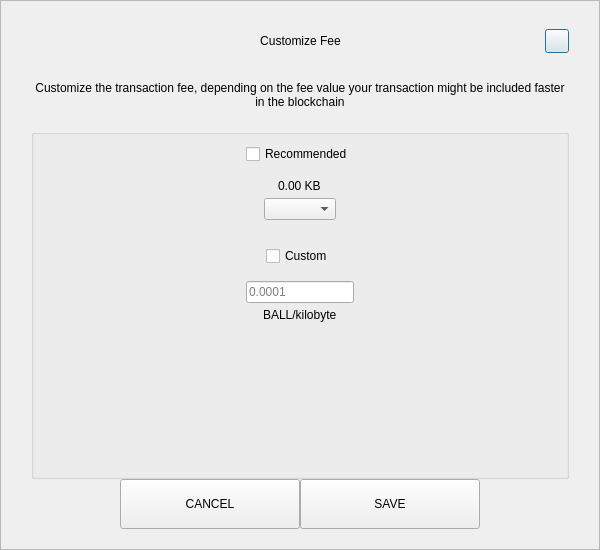
<?xml version="1.0" encoding="UTF-8"?>
<ui version="4.0">
 <class>SendCustomFeeDialog</class>
 <widget class="QDialog" name="SendCustomFeeDialog">
  <property name="geometry">
   <rect>
    <x>0</x>
    <y>0</y>
    <width>600</width>
    <height>550</height>
   </rect>
  </property>
  <property name="windowTitle">
   <string>Form</string>
  </property>
  <layout class="QVBoxLayout" name="verticalLayout_3">
   <property name="spacing">
    <number>0</number>
   </property>
   <property name="leftMargin">
    <number>0</number>
   </property>
   <property name="topMargin">
    <number>0</number>
   </property>
   <property name="rightMargin">
    <number>0</number>
   </property>
   <property name="bottomMargin">
    <number>0</number>
   </property>
   <item>
    <widget class="QFrame" name="frame">
     <property name="styleSheet">
      <string notr="true"/>
     </property>
     <property name="frameShape">
      <enum>QFrame::StyledPanel</enum>
     </property>
     <property name="frameShadow">
      <enum>QFrame::Raised</enum>
     </property>
     <layout class="QVBoxLayout" name="verticalLayout_2">
      <property name="spacing">
       <number>0</number>
      </property>
      <property name="leftMargin">
       <number>30</number>
      </property>
      <property name="topMargin">
       <number>20</number>
      </property>
      <property name="rightMargin">
       <number>30</number>
      </property>
      <property name="bottomMargin">
       <number>20</number>
      </property>
      <item>
       <layout class="QHBoxLayout" name="horizontalLayout_3">
        <property name="spacing">
         <number>0</number>
        </property>
        <item>
         <spacer name="horizontalSpacer_21">
          <property name="orientation">
           <enum>Qt::Horizontal</enum>
          </property>
          <property name="sizeHint" stdset="0">
           <size>
            <width>40</width>
            <height>20</height>
           </size>
          </property>
         </spacer>
        </item>
        <item>
         <widget class="QLabel" name="labelTitle">
          <property name="minimumSize">
           <size>
            <width>0</width>
            <height>40</height>
           </size>
          </property>
          <property name="maximumSize">
           <size>
            <width>16777215</width>
            <height>40</height>
           </size>
          </property>
          <property name="styleSheet">
           <string notr="true">padding-left:24px;</string>
          </property>
          <property name="text">
           <string>Customize Fee</string>
          </property>
          <property name="alignment">
           <set>Qt::AlignCenter</set>
          </property>
          <property name="margin">
           <number>7</number>
          </property>
         </widget>
        </item>
        <item>
         <spacer name="horizontalSpacer">
          <property name="orientation">
           <enum>Qt::Horizontal</enum>
          </property>
          <property name="sizeHint" stdset="0">
           <size>
            <width>40</width>
            <height>20</height>
           </size>
          </property>
         </spacer>
        </item>
        <item>
         <widget class="QPushButton" name="btnEsc">
          <property name="minimumSize">
           <size>
            <width>24</width>
            <height>24</height>
           </size>
          </property>
          <property name="maximumSize">
           <size>
            <width>24</width>
            <height>24</height>
           </size>
          </property>
          <property name="text">
           <string/>
          </property>
         </widget>
        </item>
       </layout>
      </item>
      <item>
       <spacer name="verticalSpacer_2">
        <property name="orientation">
         <enum>Qt::Vertical</enum>
        </property>
        <property name="sizeType">
         <enum>QSizePolicy::Fixed</enum>
        </property>
        <property name="sizeHint" stdset="0">
         <size>
          <width>20</width>
          <height>20</height>
         </size>
        </property>
       </spacer>
      </item>
      <item>
       <widget class="QLabel" name="labelMessage">
        <property name="text">
         <string>Customize the transaction fee, depending on the fee value your transaction might be included faster in the blockchain</string>
        </property>
        <property name="alignment">
         <set>Qt::AlignCenter</set>
        </property>
        <property name="wordWrap">
         <bool>true</bool>
        </property>
       </widget>
      </item>
      <item>
       <spacer name="verticalSpacer_3">
        <property name="orientation">
         <enum>Qt::Vertical</enum>
        </property>
        <property name="sizeType">
         <enum>QSizePolicy::Fixed</enum>
        </property>
        <property name="sizeHint" stdset="0">
         <size>
          <width>20</width>
          <height>20</height>
         </size>
        </property>
       </spacer>
      </item>
      <item>
       <widget class="QGroupBox" name="groupBox">
        <property name="title">
         <string/>
        </property>
        <layout class="QVBoxLayout" name="verticalLayout">
         <property name="leftMargin">
          <number>12</number>
         </property>
         <property name="rightMargin">
          <number>12</number>
         </property>
         <item>
          <layout class="QVBoxLayout" name="verticalLayout_4">
           <property name="spacing">
            <number>5</number>
           </property>
           <item alignment="Qt::AlignHCenter">
            <widget class="QCheckBox" name="checkBoxRecommended">
             <property name="text">
              <string>Recommended</string>
             </property>
            </widget>
           </item>
           <item>
            <spacer name="verticalSpacer_5">
             <property name="orientation">
              <enum>Qt::Vertical</enum>
             </property>
             <property name="sizeType">
              <enum>QSizePolicy::Fixed</enum>
             </property>
             <property name="sizeHint" stdset="0">
              <size>
               <width>20</width>
               <height>10</height>
              </size>
             </property>
            </spacer>
           </item>
           <item alignment="Qt::AlignHCenter">
            <widget class="QLabel" name="labelFee">
             <property name="text">
              <string>0.00 KB</string>
             </property>
            </widget>
           </item>
           <item alignment="Qt::AlignHCenter">
            <widget class="QComboBox" name="comboBoxRecommended"/>
           </item>
          </layout>
         </item>
         <item>
          <spacer name="verticalSpacer">
           <property name="orientation">
            <enum>Qt::Vertical</enum>
           </property>
           <property name="sizeType">
            <enum>QSizePolicy::Fixed</enum>
           </property>
           <property name="sizeHint" stdset="0">
            <size>
             <width>20</width>
             <height>20</height>
            </size>
           </property>
          </spacer>
         </item>
         <item>
          <layout class="QVBoxLayout" name="verticalLayout_5">
           <property name="spacing">
            <number>5</number>
           </property>
           <item alignment="Qt::AlignHCenter">
            <widget class="QCheckBox" name="checkBoxCustom">
             <property name="text">
              <string>Custom</string>
             </property>
            </widget>
           </item>
           <item>
            <spacer name="verticalSpacer_6">
             <property name="orientation">
              <enum>Qt::Vertical</enum>
             </property>
             <property name="sizeType">
              <enum>QSizePolicy::Fixed</enum>
             </property>
             <property name="sizeHint" stdset="0">
              <size>
               <width>20</width>
               <height>10</height>
              </size>
             </property>
            </spacer>
           </item>
           <item alignment="Qt::AlignHCenter">
            <widget class="QLineEdit" name="lineEditCustomFee">
             <property name="placeholderText">
              <string notr="true">0.0001</string>
             </property>
            </widget>
           </item>
           <item alignment="Qt::AlignHCenter">
            <widget class="QLabel" name="labelCustomFee">
             <property name="text">
              <string>BALL/kilobyte</string>
             </property>
            </widget>
           </item>
          </layout>
         </item>
         <item>
          <spacer name="verticalSpacer_4">
           <property name="orientation">
            <enum>Qt::Vertical</enum>
           </property>
           <property name="sizeHint" stdset="0">
            <size>
             <width>20</width>
             <height>40</height>
            </size>
           </property>
          </spacer>
         </item>
        </layout>
       </widget>
      </item>
      <item>
       <layout class="QHBoxLayout" name="horizontalLayout" stretch="1,2,2,1">
        <item>
         <spacer name="horizontalSpacer1">
          <property name="orientation">
           <enum>Qt::Horizontal</enum>
          </property>
          <property name="sizeHint" stdset="0">
           <size>
            <width>40</width>
            <height>20</height>
           </size>
          </property>
         </spacer>
        </item>
        <item>
         <widget class="QPushButton" name="btnCancel">
          <property name="minimumSize">
           <size>
            <width>180</width>
            <height>50</height>
           </size>
          </property>
          <property name="focusPolicy">
           <enum>Qt::NoFocus</enum>
          </property>
          <property name="text">
           <string>CANCEL</string>
          </property>
         </widget>
        </item>
        <item>
         <widget class="QPushButton" name="btnSave">
          <property name="minimumSize">
           <size>
            <width>180</width>
            <height>50</height>
           </size>
          </property>
          <property name="focusPolicy">
           <enum>Qt::NoFocus</enum>
          </property>
          <property name="text">
           <string>SAVE</string>
          </property>
         </widget>
        </item>
        <item>
         <spacer name="horizontalSpacer_2">
          <property name="orientation">
           <enum>Qt::Horizontal</enum>
          </property>
          <property name="sizeHint" stdset="0">
           <size>
            <width>40</width>
            <height>20</height>
           </size>
          </property>
         </spacer>
        </item>
       </layout>
      </item>
     </layout>
    </widget>
   </item>
  </layout>
 </widget>
 <resources/>
 <connections/>
</ui>
